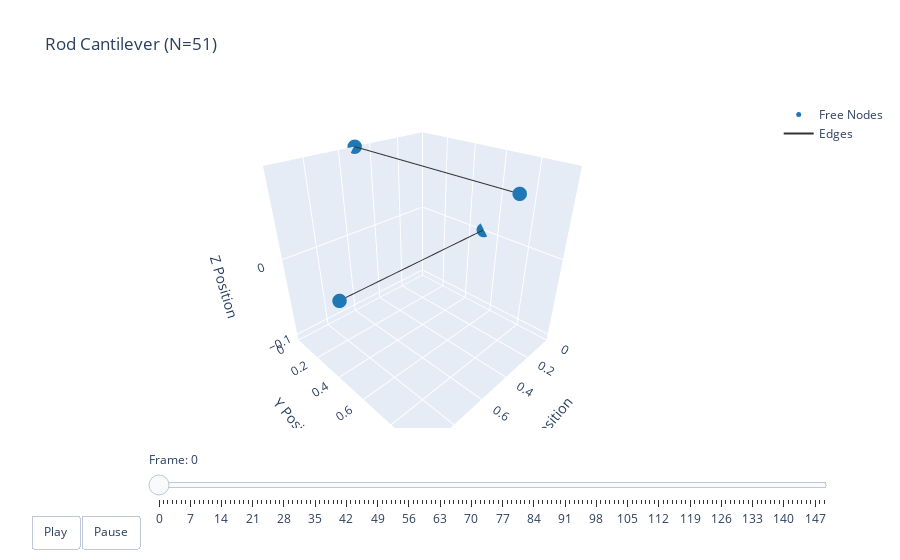

This figure's notebook cell:
### Code cell
t = np.arange(robot.sim_params.total_time, step=robot.sim_params.dt)
options = dismech.AnimationOptions(title='Rod Cantilever (N=51)')

fig = dismech.get_interactive_animation_plotly(robot, t[::2], qs[::2], options)
fig.show()

### Figure 1 — Plotly figure (JSON) as saved in the notebook; plotly's stock layout.template omitted (floating-point values rounded to 4 significant figures)
{"data": [{"marker": {"color": "#1f78b4", "size": 5}, "mode": "markers", "name": "Free Nodes", "type": "scatter3d", "x": [0.0, 1.0, 0.5, 0.5], "y": [0.5, 0.5, 0.0, 1.0], "z": [0.0, 0.0, 0.099, 0.099]}, {"marker": {"color": "#e31a1c", "size": 5}, "mode": "markers", "name": "Fixed Nodes", "type": "scatter3d", "x": [], "y": [], "z": []}, {"line": {"color": "#333333", "width": 2}, "mode": "lines", "name": "Edges", "type": "scatter3d", "x": [0, 1, null, 0.5, 0.5, null], "y": [0.5, 0.5, null, 0, 1, null], "z": [0, 0, null, 0.099, 0.099, null]}, {"color": "rgba(166, 206, 227, 0.7)", "i": [], "j": [], "k": [], "name": "Faces", "opacity": 0.7, "showscale": false, "type": "mesh3d", "x": [0.0, 1.0, 0.5, 0.5], "y": [0.5, 0.5, 0.0, 1.0], "z": [0.0, 0.0, 0.099, 0.099]}], "layout": {"scene": {"camera": {"eye": {"x": 1.225, "y": 1.225, "z": 1.0}}, "xaxis": {"range": [0, 1.0], "title": {"text": "X Position"}}, "yaxis": {"range": [-7.412e-13, 1], "title": {"text": "Y Position"}}, "zaxis": {"range": [-0.1089, 0.099], "title": {"text": "Z Position"}}}, "sliders": [{"currentvalue": {"prefix": "Frame: "}, "steps": [{"args": [["0"], {"frame": {"duration": 50, "redraw": true}, "mode": "immediate"}], "label": "0", "method": "animate"}, {"args": [["1"], {"frame": {"duration": 50, "redraw": true}, "mode": "immediate"}], "label": "1", "method": "animate"}, {"args": [["2"], {"frame": {"duration": 50, "redraw": true}, "mode": "immediate"}], "label": "2", "method": "animate"}, {"args": [["3"], {"frame": {"duration": 50, "redraw": true}, "mode": "immediate"}], "label": "3", "method": "animate"}, {"args": [["4"], {"frame": {"duration": 50, "redraw": true}, "mode": "immediate"}], "label": "4", "method": "animate"}, {"args": [["5"], {"frame": {"duration": 50, "redraw": true}, "mode": "immediate"}], "label": "5", "method": "animate"}, {"args": [["6"], {"frame": {"duration": 50, "redraw": true}, "mode": "immediate"}], "label": "6", "method": "animate"}, {"args": [["7"], {"frame": {"duration": 50, "redraw": true}, "mode": "immediate"}], "label": "7", "method": "animate"}, {"args": [["8"], {"frame": {"duration": 50, "redraw": true}, "mode": "immediate"}], "label": "8", "method": "animate"}, {"args": [["9"], {"frame": {"duration": 50, "redraw": true}, "mode": "immediate"}], "label": "9", "method": "animate"}, {"args": [["10"], {"frame": {"duration": 50, "redraw": true}, "mode": "immediate"}], "label": "10", "method": "animate"}, {"args": [["11"], {"frame": {"duration": 50, "redraw": true}, "mode": "immediate"}], "label": "11", "method": "animate"}, {"args": [["12"], {"frame": {"duration": 50, "redraw": true}, "mode": "immediate"}], "label": "12", "method": "animate"}, {"args": [["13"], {"frame": {"duration": 50, "redraw": true}, "mode": "immediate"}], "label": "13", "method": "animate"}, {"args": [["14"], {"frame": {"duration": 50, "redraw": true}, "mode": "immediate"}], "label": "14", "method": "animate"}, {"args": [["15"], {"frame": {"duration": 50, "redraw": true}, "mode": "immediate"}], "label": "15", "method": "animate"}, {"args": [["16"], {"frame": {"duration": 50, "redraw": true}, "mode": "immediate"}], "label": "16", "method": "animate"}, {"args": [["17"], {"frame": {"duration": 50, "redraw": true}, "mode": "immediate"}], "label": "17", "method": "animate"}, {"args": [["18"], {"frame": {"duration": 50, "redraw": true}, "mode": "immediate"}], "label": "18", "method": "animate"}, {"args": [["19"], {"frame": {"duration": 50, "redraw": true}, "mode": "immediate"}], "label": "19", "method": "animate"}, {"args": [["20"], {"frame": {"duration": 50, "redraw": true}, "mode": "immediate"}], "label": "20", "method": "animate"}, {"args": [["21"], {"frame": {"duration": 50, "redraw": true}, "mode": "immediate"}], "label": "21", "method": "animate"}, {"args": [["22"], {"frame": {"duration": 50, "redraw": true}, "mode": "immediate"}], "label": "22", "method": "animate"}, {"args": [["23"], {"frame": {"duration": 50, "redraw": true}, "mode": "immediate"}], "label": "23", "method": "animate"}, {"args": [["24"], {"frame": {"duration": 50, "redraw": true}, "mode": "immediate"}], "label": "24", "method": "animate"}, {"args": [["25"], {"frame": {"duration": 50, "redraw": true}, "mode": "immediate"}], "label": "25", "method": "animate"}, {"args": [["26"], {"frame": {"duration": 50, "redraw": true}, "mode": "immediate"}], "label": "26", "method": "animate"}, {"args": [["27"], {"frame": {"duration": 50, "redraw": true}, "mode": "immediate"}], "label": "27", "method": "animate"}, {"args": [["28"], {"frame": {"duration": 50, "redraw": true}, "mode": "immediate"}], "label": "28", "method": "animate"}, {"args": [["29"], {"frame": {"duration": 50, "redraw": true}, "mode": "immediate"}], "label": "29", "method": "animate"}, {"args": [["30"], {"frame": {"duration": 50, "redraw": true}, "mode": "immediate"}], "label": "30", "method": "animate"}, {"args": [["31"], {"frame": {"duration": 50, "redraw": true}, "mode": "immediate"}], "label": "31", "method": "animate"}, {"args": [["32"], {"frame": {"duration": 50, "redraw": true}, "mode": "immediate"}], "label": "32", "method": "animate"}, {"args": [["33"], {"frame": {"duration": 50, "redraw": true}, "mode": "immediate"}], "label": "33", "method": "animate"}, {"args": [["34"], {"frame": {"duration": 50, "redraw": true}, "mode": "immediate"}], "label": "34", "method": "animate"}, {"args": [["35"], {"frame": {"duration": 50, "redraw": true}, "mode": "immediate"}], "label": "35", "method": "animate"}, {"args": [["36"], {"frame": {"duration": 50, "redraw": true}, "mode": "immediate"}], "label": "36", "method": "animate"}, {"args": [["37"], {"frame": {"duration": 50, "redraw": true}, "mode": "immediate"}], "label": "37", "method": "animate"}, {"args": [["38"], {"frame": {"duration": 50, "redraw": true}, "mode": "immediate"}], "label": "38", "method": "animate"}, {"args": [["39"], {"frame": {"duration": 50, "redraw": true}, "mode": "immediate"}], "label": "39", "method": "animate"}, {"args": [["40"], {"frame": {"duration": 50, "redraw": true}, "mode": "immediate"}], "label": "40", "method": "animate"}, {"args": [["41"], {"frame": {"duration": 50, "redraw": true}, "mode": "immediate"}], "label": "41", "method": "animate"}, {"args": [["42"], {"frame": {"duration": 50, "redraw": true}, "mode": "immediate"}], "label": "42", "method": "animate"}, {"args": [["43"], {"frame": {"duration": 50, "redraw": true}, "mode": "immediate"}], "label": "43", "method": "animate"}, {"args": [["44"], {"frame": {"duration": 50, "redraw": true}, "mode": "immediate"}], "label": "44", "method": "animate"}, {"args": [["45"], {"frame": {"duration": 50, "redraw": true}, "mode": "immediate"}], "label": "45", "method": "animate"}, {"args": [["46"], {"frame": {"duration": 50, "redraw": true}, "mode": "immediate"}], "label": "46", "method": "animate"}, {"args": [["47"], {"frame": {"duration": 50, "redraw": true}, "mode": "immediate"}], "label": "47", "method": "animate"}, {"args": [["48"], {"frame": {"duration": 50, "redraw": true}, "mode": "immediate"}], "label": "48", "method": "animate"}, {"args": [["49"], {"frame": {"duration": 50, "redraw": true}, "mode": "immediate"}], "label": "49", "method": "animate"}, {"args": [["50"], {"frame": {"duration": 50, "redraw": true}, "mode": "immediate"}], "label": "50", "method": "animate"}, {"args": [["51"], {"frame": {"duration": 50, "redraw": true}, "mode": "immediate"}], "label": "51", "method": "animate"}, {"args": [["52"], {"frame": {"duration": 50, "redraw": true}, "mode": "immediate"}], "label": "52", "method": "animate"}, {"args": [["53"], {"frame": {"duration": 50, "redraw": true}, "mode": "immediate"}], "label": "53", "method": "animate"}, {"args": [["54"], {"frame": {"duration": 50, "redraw": true}, "mode": "immediate"}], "label": "54", "method": "animate"}, {"args": [["55"], {"frame": {"duration": 50, "redraw": true}, "mode": "immediate"}], "label": "55", "method": "animate"}, {"args": [["56"], {"frame": {"duration": 50, "redraw": true}, "mode": "immediate"}], "label": "56", "method": "animate"}, {"args": [["57"], {"frame": {"duration": 50, "redraw": true}, "mode": "immediate"}], "label": "57", "method": "animate"}, {"args": [["58"], {"frame": {"duration": 50, "redraw": true}, "mode": "immediate"}], "label": "58", "method": "animate"}, {"args": [["59"], {"frame": {"duration": 50, "redraw": true}, "mode": "immediate"}], "label": "59", "method": "animate"}, {"args": [["60"], {"frame": {"duration": 50, "redraw": true}, "mode": "immediate"}], "label": "60", "method": "animate"}, {"args": [["61"], {"frame": {"duration": 50, "redraw": true}, "mode": "immediate"}], "label": "61", "method": "animate"}, {"args": [["62"], {"frame": {"duration": 50, "redraw": true}, "mode": "immediate"}], "label": "62", "method": "animate"}, {"args": [["63"], {"frame": {"duration": 50, "redraw": true}, "mode": "immediate"}], "label": "63", "method": "animate"}, {"args": [["64"], {"frame": {"duration": 50, "redraw": true}, "mode": "immediate"}], "label": "64", "method": "animate"}, {"args": [["65"], {"frame": {"duration": 50, "redraw": true}, "mode": "immediate"}], "label": "65", "method": "animate"}, {"args": [["66"], {"frame": {"duration": 50, "redraw": true}, "mode": "immediate"}], "label": "66", "method": "animate"}, {"args": [["67"], {"frame": {"duration": 50, "redraw": true}, "mode": "immediate"}], "label": "67", "method": "animate"}, {"args": [["68"], {"frame": {"duration": 50, "redraw": true}, "mode": "immediate"}], "label": "68", "method": "animate"}, {"args": [["69"], {"frame": {"duration": 50, "redraw": true}, "mode": "immediate"}], "label": "69", "method": "animate"}, {"args": [["70"], {"frame": {"duration": 50, "redraw": true}, "mode": "immediate"}], "label": "70", "method": "animate"}, {"args": [["71"], {"frame": {"duration": 50, "redraw": true}, "mode": "immediate"}], "label": "71", "method": "animate"}, {"args": [["72"], {"frame": {"duration": 50, "redraw": true}, "mode": "immediate"}], "label": "72", "method": "animate"}, {"args": [["73"], {"frame": {"duration": 50, "redraw": true}, "mode": "immediate"}], "label": "73", "method": "animate"}, {"args": [["74"], {"frame": {"duration": 50, "redraw": true}, "mode": "immediate"}], "label": "74", "method": "animate"}, {"args": [["75"], {"frame": {"duration": 50, "redraw": true}, "mode": "immediate"}], "label": "75", "method": "animate"}, {"args": [["76"], {"frame": {"duration": 50, "redraw": true}, "mode": "immediate"}], "label": "76", "method": "animate"}, {"args": [["77"], {"frame": {"duration": 50, "redraw": true}, "mode": "immediate"}], "label": "77", "method": "animate"}, {"args": [["78"], {"frame": {"duration": 50, "redraw": true}, "mode": "immediate"}], "label": "78", "method": "animate"}, {"args": [["79"], {"frame": {"duration": 50, "redraw": true}, "mode": "immediate"}], "label": "79", "method": "animate"}, {"args": [["80"], {"frame": {"duration": 50, "redraw": true}, "mode": "immediate"}], "label": "80", "method": "animate"}, {"args": [["81"], {"frame": {"duration": 50, "redraw": true}, "mode": "immediate"}], "label": "81", "method": "animate"}, {"args": [["82"], {"frame": {"duration": 50, "redraw": true}, "mode": "immediate"}], "label": "82", "method": "animate"}, {"args": [["83"], {"frame": {"duration": 50, "redraw": true}, "mode": "immediate"}], "label": "83", "method": "animate"}, {"args": [["84"], {"frame": {"duration": 50, "redraw": true}, "mode": "immediate"}], "label": "84", "method": "animate"}, {"args": [["85"], {"frame": {"duration": 50, "redraw": true}, "mode": "immediate"}], "label": "85", "method": "animate"}, {"args": [["86"], {"frame": {"duration": 50, "redraw": true}, "mode": "immediate"}], "label": "86", "method": "animate"}, {"args": [["87"], {"frame": {"duration": 50, "redraw": true}, "mode": "immediate"}], "label": "87", "method": "animate"}, {"args": [["88"], {"frame": {"duration": 50, "redraw": true}, "mode": "immediate"}], "label": "88", "method": "animate"}, {"args": [["89"], {"frame": {"duration": 50, "redraw": true}, "mode": "immediate"}], "label": "89", "method": "animate"}, {"args": [["90"], {"frame": {"duration": 50, "redraw": true}, "mode": "immediate"}], "label": "90", "method": "animate"}, {"args": [["91"], {"frame": {"duration": 50, "redraw": true}, "mode": "immediate"}], "label": "91", "method": "animate"}, {"args": [["92"], {"frame": {"duration": 50, "redraw": true}, "mode": "immediate"}], "label": "92", "method": "animate"}, {"args": [["93"], {"frame": {"duration": 50, "redraw": true}, "mode": "immediate"}], "label": "93", "method": "animate"}, {"args": [["94"], {"frame": {"duration": 50, "redraw": true}, "mode": "immediate"}], "label": "94", "method": "animate"}, {"args": [["95"], {"frame": {"duration": 50, "redraw": true}, "mode": "immediate"}], "label": "95", "method": "animate"}, {"args": [["96"], {"frame": {"duration": 50, "redraw": true}, "mode": "immediate"}], "label": "96", "method": "animate"}, {"args": [["97"], {"frame": {"duration": 50, "redraw": true}, "mode": "immediate"}], "label": "97", "method": "animate"}, {"args": [["98"], {"frame": {"duration": 50, "redraw": true}, "mode": "immediate"}], "label": "98", "method": "animate"}, {"args": [["99"], {"frame": {"duration": 50, "redraw": true}, "mode": "immediate"}], "label": "99", "method": "animate"}, {"args": [["100"], {"frame": {"duration": 50, "redraw": true}, "mode": "immediate"}], "label": "100", "method": "animate"}, {"args": [["101"], {"frame": {"duration": 50, "redraw": true}, "mode": "immediate"}], "label": "101", "method": "animate"}, {"args": [["102"], {"frame": {"duration": 50, "redraw": true}, "mode": "immediate"}], "label": "102", "method": "animate"}, {"args": [["103"], {"frame": {"duration": 50, "redraw": true}, "mode": "immediate"}], "label": "103", "method": "animate"}, {"args": [["104"], {"frame": {"duration": 50, "redraw": true}, "mode": "immediate"}], "label": "104", "method": "animate"}, {"args": [["105"], {"frame": {"duration": 50, "redraw": true}, "mode": "immediate"}], "label": "105", "method": "animate"}, {"args": [["106"], {"frame": {"duration": 50, "redraw": true}, "mode": "immediate"}], "label": "106", "method": "animate"}, {"args": [["107"], {"frame": {"duration": 50, "redraw": true}, "mode": "immediate"}], "label": "107", "method": "animate"}, {"args": [["108"], {"frame": {"duration": 50, "redraw": true}, "mode": "immediate"}], "label": "108", "method": "animate"}, {"args": [["109"], {"frame": {"duration": 50, "redraw": true}, "mode": "immediate"}], "label": "109", "method": "animate"}, {"args": [["110"], {"frame": {"duration": 50, "redraw": true}, "mode": "immediate"}], "label": "110", "method": "animate"}, {"args": [["111"], {"frame": {"duration": 50, "redraw": true}, "mode": "immediate"}], "label": "111", "method": "animate"}, {"args": [["112"], {"frame": {"duration": 50, "redraw": true}, "mode": "immediate"}], "label": "112", "method": "animate"}, {"args": [["113"], {"frame": {"duration": 50, "redraw": true}, "mode": "immediate"}], "label": "113", "method": "animate"}, {"args": [["114"], {"frame": {"duration": 50, "redraw": true}, "mode": "immediate"}], "label": "114", "method": "animate"}, {"args": [["115"], {"frame": {"duration": 50, "redraw": true}, "mode": "immediate"}], "label": "115", "method": "animate"}, {"args": [["116"], {"frame": {"duration": 50, "redraw": true}, "mode": "immediate"}], "label": "116", "method": "animate"}, {"args": [["117"], {"frame": {"duration": 50, "redraw": true}, "mode": "immediate"}], "label": "117", "method": "animate"}, {"args": [["118"], {"frame": {"duration": 50, "redraw": true}, "mode": "immediate"}], "label": "118", "method": "animate"}, {"args": [["119"], {"frame": {"duration": 50, "redraw": true}, "mode": "immediate"}], "label": "119", "method": "animate"}, {"args": [["120"], {"frame": {"duration": 50, "redraw": true}, "mode": "immediate"}], "label": "120", "method": "animate"}, {"args": [["121"], {"frame": {"duration": 50, "redraw": true}, "mode": "immediate"}], "label": "121", "method": "animate"}, {"args": [["122"], {"frame": {"duration": 50, "redraw": true}, "mode": "immediate"}], "label": "122", "method": "animate"}, {"args": [["123"], {"frame": {"duration": 50, "redraw": true}, "mode": "immediate"}], "label": "123", "method": "animate"}, {"args": [["124"], {"frame": {"duration": 50, "redraw": true}, "mode": "immediate"}], "label": "124", "method": "animate"}, {"args": [["125"], {"frame": {"duration": 50, "redraw": true}, "mode": "immediate"}], "label": "125", "method": "animate"}, {"args": [["126"], {"frame": {"duration": 50, "redraw": true}, "mode": "immediate"}], "label": "126", "method": "animate"}, {"args": [["127"], {"frame": {"duration": 50, "redraw": true}, "mode": "immediate"}], "label": "127", "method": "animate"}, {"args": [["128"], {"frame": {"duration": 50, "redraw": true}, "mode": "immediate"}], "label": "128", "method": "animate"}, {"args": [["129"], {"frame": {"duration": 50, "redraw": true}, "mode": "immediate"}], "label": "129", "method": "animate"}, {"args": [["130"], {"frame": {"duration": 50, "redraw": true}, "mode": "immediate"}], "label": "130", "method": "animate"}, {"args": [["131"], {"frame": {"duration": 50, "redraw": true}, "mode": "immediate"}], "label": "131", "method": "animate"}, {"args": [["132"], {"frame": {"duration": 50, "redraw": true}, "mode": "immediate"}], "label": "132", "method": "animate"}, {"args": [["133"], {"frame": {"duration": 50, "redraw": true}, "mode": "immediate"}], "label": "133", "method": "animate"}, {"args": [["134"], {"frame": {"duration": 50, "redraw": true}, "mode": "immediate"}], "label": "134", "method": "animate"}, {"args": [["135"], {"frame": {"duration": 50, "redraw": true}, "mode": "immediate"}], "label": "135", "method": "animate"}, {"args": [["136"], {"frame": {"duration": 50, "redraw": true}, "mode": "immediate"}], "label": "136", "method": "animate"}, {"args": [["137"], {"frame": {"duration": 50, "redraw": true}, "mode": "immediate"}], "label": "137", "method": "animate"}, {"args": [["138"], {"frame": {"duration": 50, "redraw": true}, "mode": "immediate"}], "label": "138", "method": "animate"}, {"args": [["139"], {"frame": {"duration": 50, "redraw": true}, "mode": "immediate"}], "label": "139", "method": "animate"}, {"args": [["140"], {"frame": {"duration": 50, "redraw": true}, "mode": "immediate"}], "label": "140", "method": "animate"}, {"args": [["141"], {"frame": {"duration": 50, "redraw": true}, "mode": "immediate"}], "label": "141", "method": "animate"}, {"args": [["142"], {"frame": {"duration": 50, "redraw": true}, "mode": "immediate"}], "label": "142", "method": "animate"}, {"args": [["143"], {"frame": {"duration": 50, "redraw": true}, "mode": "immediate"}], "label": "143", "method": "animate"}, {"args": [["144"], {"frame": {"duration": 50, "redraw": true}, "mode": "immediate"}], "label": "144", "method": "animate"}, {"args": [["145"], {"frame": {"duration": 50, "redraw": true}, "mode": "immediate"}], "label": "145", "method": "animate"}, {"args": [["146"], {"frame": {"duration": 50, "redraw": true}, "mode": "immediate"}], "label": "146", "method": "animate"}, {"args": [["147"], {"frame": {"duration": 50, "redraw": true}, "mode": "immediate"}], "label": "147", "method": "animate"}, {"args": [["148"], {"frame": {"duration": 50, "redraw": true}, "mode": "immediate"}], "label": "148", "method": "animate"}, {"args": [["149"], {"frame": {"duration": 50, "redraw": true}, "mode": "immediate"}], "label": "149", "method": "animate"}], "transition": {"duration": 0}, "x": 0.1, "y": 0}], "title": {"text": "Rod Cantilever (N=51)"}, "updatemenus": [{"buttons": [{"args": [null, {"frame": {"duration": 50, "redraw": true}, "fromcurrent": true}], "label": "Play", "method": "animate"}, {"args": [[null], {"frame": {"duration": 0, "redraw": true}, "mode": "immediate"}], "label": "Pause", "method": "animate"}], "direction": "left", "pad": {"r": 10, "t": 87}, "showactive": false, "type": "buttons", "x": 0.1, "xanchor": "right", "y": 0, "yanchor": "top"}]}}
